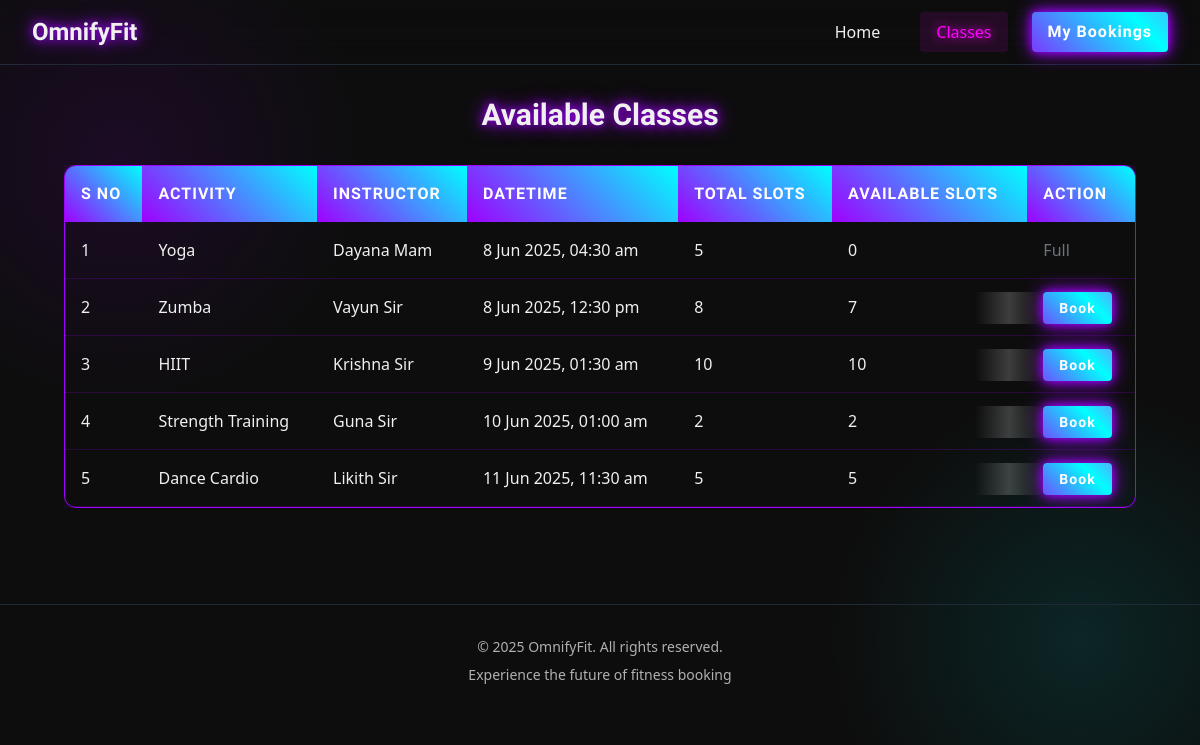
The app's page /classes, older data.
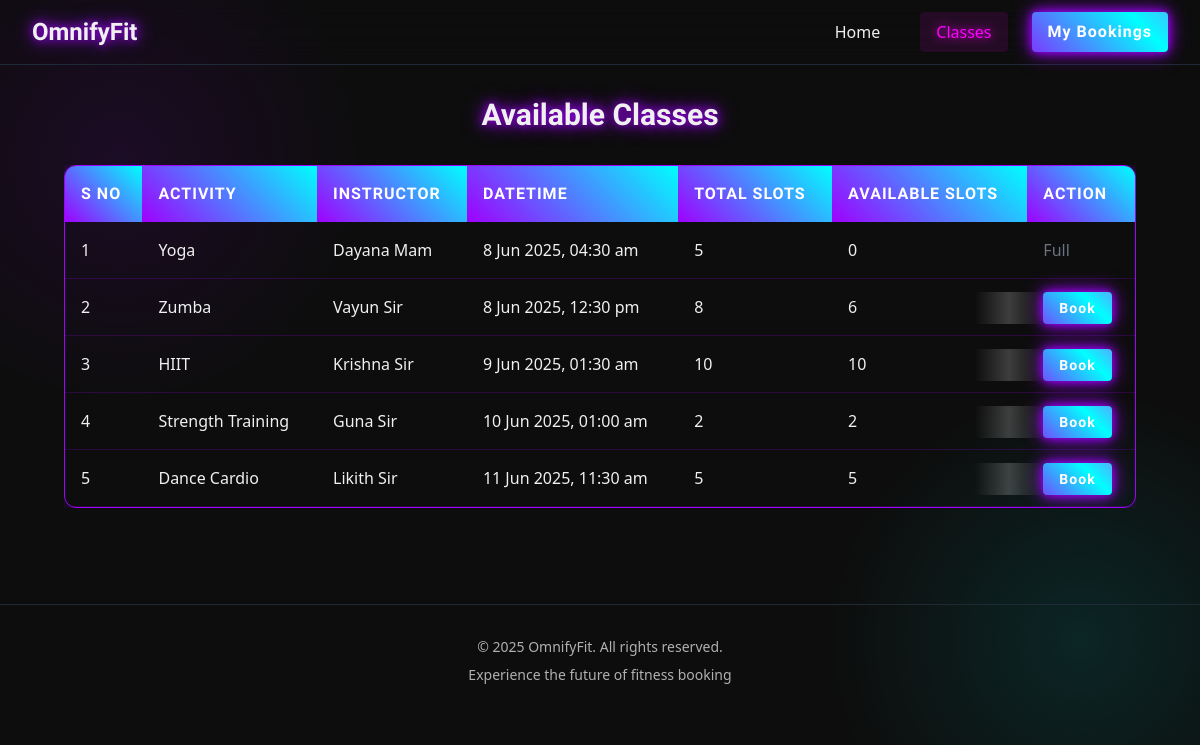
The same page, newer data.
### tables this page shows
CREATE TABLE classes (
                id INTEGER PRIMARY KEY AUTOINCREMENT,
                name TEXT NOT NULL,
                datetime TEXT NOT NULL,
                instructor TEXT NOT NULL,
                total_slots INTEGER,
                available_slots INTEGER
            );

### app.py (the view)
@app.route('/classes', methods=['GET'])
def classes():
    try:
        conn = sqlite3.connect("fitness.db")
        cursor = conn.cursor()
        cursor.execute("SELECT id, name, datetime, instructor, available_slots, total_slots FROM classes")
        rows = cursor.fetchall()
        conn.close()
        class_list = []
        for row in rows:
            class_list.append({
                "id": row[0],
                "name": row[1],
                "datetime": row[2],
                "instructor": row[3],
                "available_slots": row[4],
                "total_slots": row[5]
            })
        logging.info("Classes retrieved successfully.")
        return render_template('classes.html', classes = class_list)
    except Exception as e:
        logging.error(f"Error retrieving classes: {e}")
        flash("Internal server error", "error")
        return redirect(url_for('home'))

### templates/classes.html (shortened to what this page needs)
{% extends "base.html" %}
{% block content %}
<div class="max-w-7xl mx-auto px-4 sm:px-6 lg:px-8">
  <h1 class="text-3xl font-bold neon-glow font-orbitron mb-8 text-center">Available Classes</h1>
  <div class="overflow-x-auto">
    <table class="neon-table w-full">
      <thead>
        <tr>
          <th class="py-4 px-6">S No</th>
          <th class="py-4 px-6">Activity</th>
          <th class="py-4 px-6">Instructor</th>
          <th class="py-4 px-6">DateTime</th>
          <th class="py-4 px-6">Total Slots</th>
          <th class="py-4 px-6">Available Slots</th>
          <th class="py-4 px-6">Action</th>
        </tr>
      </thead>
      <tbody>
        {% for class in classes %}
        <tr class="hover:bg-gray-800 transition-colors duration-200">
          <td class="py-4 px-6 border-b border-gray-700">{{ class.id }}</td>
          <td class="py-4 px-6 border-b border-gray-700">{{ class.name }}</td>
          <td class="py-4 px-6 border-b border-gray-700">{{ class.instructor }}</td>
          <td class="py-4 px-6 border-b border-gray-700">
            <span class="datetime" data-dt="{{ class.datetime }}"></span>
          </td>
          <td class="py-4 px-6 border-b border-gray-700">{{ class.total_slots }}</td>
          <td class="py-4 px-6 border-b border-gray-700">{{ class.available_slots }}</td>
          <td class="py-4 px-6 border-b border-gray-700">
            {% if class.available_slots > 0 %}
              <a href="/book?class_id={{ class.id }}" class="neon-button px-4 py-2 text-sm rounded">
                Book
              </a>
            {% else %}
              <span class="text-gray-500">Full</span>
            {% endif %}
          </td>
        </tr>
        {% endfor %}
      </tbody>
    </table>
  </div>
</div>
{% endblock %}

### templates/base.html (shortened to what this page needs)
<!DOCTYPE html>
<html lang="en">
<head>
    <link rel="stylesheet" href="{{ url_for('static', filename='output.css') }}">
</head>
<body class="bg-dark-bg text-text-primary font-sans">
    <header class="bg-darker-bg bg-opacity-80 backdrop-blur-lg border-b border-gray-800 sticky top-0 z-40">
        <div class="max-w-7xl mx-auto px-4 sm:px-6 lg:px-8">
            <div class="flex justify-between items-center h-16">
                <div class="flex items-center space-x-4">
<a href="/" class="text-2xl font-bold neon-glow font-orbitron">OmnifyFit</a>
                </div>
                <div class="flex items-center space-x-6">
                    <a href="/" class="glowing-link {% if request.endpoint == 'home' %}active{% endif %}">Home</a>
                    <a href="/classes" class="glowing-link {% if request.endpoint == 'classes' %}active{% endif %}">Classes</a>
                    <button onclick="showBookingsModal()" class="neon-button px-4 py-2">
                        My Bookings
                    </button>
                </div>
            </div>
        </div>
    </header>
    <main class="max-w-7xl mx-auto px-4 sm:px-6 lg:px-8 py-8">
        {% block content %}{% endblock %}
    </main>
    <footer class="mt-16 py-8 text-center text-sm text-text-secondary border-t border-gray-800">
        <div class="max-w-7xl mx-auto px-4 sm:px-6 lg:px-8">
            <p>&copy; 2025 OmnifyFit. All rights reserved.</p>
            <p class="mt-2">Experience the future of fitness booking</p>
        </div>
    </footer>
</body>
</html>

### templates/base.html (style rules this page uses)
:root { --dark-bg: #0D0D0D; --darker-bg: #050505; --card-bg: rgba(30, 30, 40, 0.6); --neon-purple: #9F00FF; --neon-blue: #00FFFF; --neon-pink: #FF00FF; --text-primary: #F0F0F0; --text-secondary: #B0B0B0; --glow-purple: 0 0 10px #9F00FF, 0 0 20px #9F00FF; --glow-blue: 0 0 10px #00FFFF, 0 0 20px #00FFFF; --glow-pink: 0 0 10px #FF00FF, 0 0 20px #FF00FF; }
body { background-color: var(--dark-bg); color: var(--text-primary); font-family: 'Exo 2', sans-serif; min-height: 100vh; margin: 0; padding: 0; background-image: radial-gradient(circle at 10% 20%, rgba(159, 0, 255, 0.1) 0%, transparent 20%), radial-gradient(circle at 90% 80%, rgba(0, 255, 255, 0.1) 0%, transparent 20%); }
.neon-glow { text-shadow: var(--glow-purple); }
.neon-button { background: linear-gradient(45deg, var(--neon-purple), var(--neon-blue), var(--neon-pink)); background-size: 200% 200%; border: none; color: white; font-family: 'Orbitron', sans-serif; font-weight: 600; letter-spacing: 1px; position: relative; overflow: hidden; transition: all 0.3s ease; border-radius: 4px; box-shadow: var(--glow-purple); }
.neon-button::before { content: ''; position: absolute; top: 0; left: -100%; width: 100%; height: 100%; background: linear-gradient(90deg, transparent, rgba(255, 255, 255, 0.2), transparent); transition: 0.5s; }
.neon-table { border-collapse: separate; border-spacing: 0; border-radius: 12px; overflow: hidden; box-shadow: 0 0 20px rgba(159, 0, 255, 0.3); border: 1px solid var(--neon-purple); }
.neon-table th { background: linear-gradient(45deg, var(--neon-purple), var(--neon-blue)); color: white; font-family: 'Orbitron', sans-serif; font-weight: 600; text-transform: uppercase; letter-spacing: 1px; padding: 1rem; text-align: left; }
.neon-table td { padding: 1rem; border-bottom: 1px solid rgba(159, 0, 255, 0.2); }
.glowing-link { color: var(--text-primary); text-decoration: none; position: relative; padding: 0.5rem 1rem; border-radius: 4px; transition: all 0.3s ease; }
.glowing-link.active { color: var(--neon-pink); text-shadow: 0 0 10px var(--neon-pink); background: rgba(255, 0, 255, 0.1); }

Row changes from the older to the newer data that the page shows:
changed classes "Zumba": available_slots "7" → "6"
